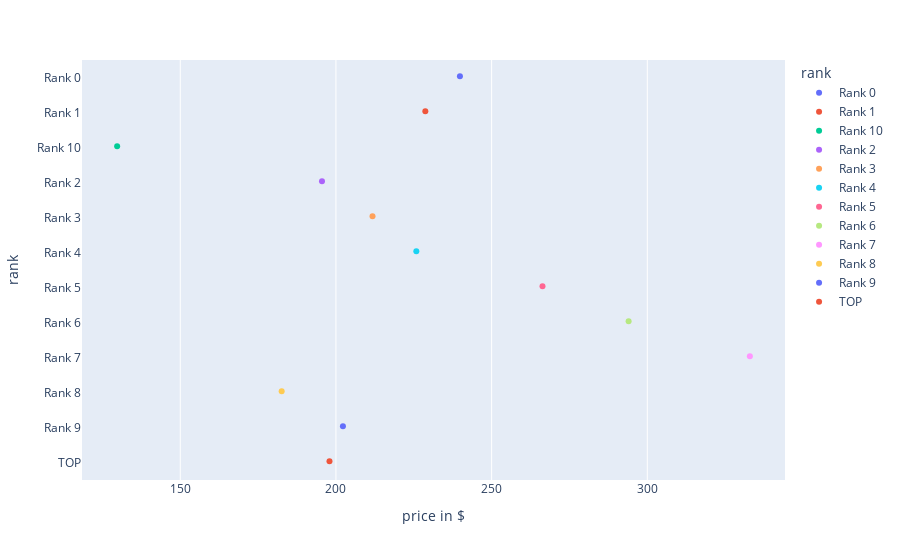

This figure's notebook cell:
### Code cell
def plot_category_wise_unsorted(category, threshold=100):
    freq = df_merged[category].value_counts()
    # Select frequent values. Value is in the index.
    frequent_values = freq[freq >= threshold].index
    # Return only rows with value frequency above threshold.
    df_temp = df_merged[df_merged[category].isin(frequent_values)]
    
    fig_category_avg_prices = px.strip(df_temp.groupby(category)[['price in $']].mean().reset_index(),
    x="price in $", y=category, color=category)

    fig_category_avg_prices.show()
    
plot_category_wise_unsorted('rank', 50)

### Figure 1 — Plotly figure (JSON) as saved in the notebook; plotly's stock layout.template omitted (floating-point values rounded to 4 significant figures)
{"data": [{"alignmentgroup": "True", "boxpoints": "all", "fillcolor": "rgba(255,255,255,0)", "hoveron": "points", "hovertemplate": "rank=%{y}<br>price in $=%{x}<extra></extra>", "legendgroup": "Rank 0", "line": {"color": "rgba(255,255,255,0)"}, "marker": {"color": "#636efa"}, "name": "Rank 0", "offsetgroup": "Rank 0", "orientation": "h", "pointpos": 0, "showlegend": true, "type": "box", "x": [239.8], "x0": " ", "xaxis": "x", "y": ["Rank 0"], "y0": " ", "yaxis": "y"}, {"alignmentgroup": "True", "boxpoints": "all", "fillcolor": "rgba(255,255,255,0)", "hoveron": "points", "hovertemplate": "rank=%{y}<br>price in $=%{x}<extra></extra>", "legendgroup": "Rank 1", "line": {"color": "rgba(255,255,255,0)"}, "marker": {"color": "#EF553B"}, "name": "Rank 1", "offsetgroup": "Rank 1", "orientation": "h", "pointpos": 0, "showlegend": true, "type": "box", "x": [228.7], "x0": " ", "xaxis": "x", "y": ["Rank 1"], "y0": " ", "yaxis": "y"}, {"alignmentgroup": "True", "boxpoints": "all", "fillcolor": "rgba(255,255,255,0)", "hoveron": "points", "hovertemplate": "rank=%{y}<br>price in $=%{x}<extra></extra>", "legendgroup": "Rank 10", "line": {"color": "rgba(255,255,255,0)"}, "marker": {"color": "#00cc96"}, "name": "Rank 10", "offsetgroup": "Rank 10", "orientation": "h", "pointpos": 0, "showlegend": true, "type": "box", "x": [129.7], "x0": " ", "xaxis": "x", "y": ["Rank 10"], "y0": " ", "yaxis": "y"}, {"alignmentgroup": "True", "boxpoints": "all", "fillcolor": "rgba(255,255,255,0)", "hoveron": "points", "hovertemplate": "rank=%{y}<br>price in $=%{x}<extra></extra>", "legendgroup": "Rank 2", "line": {"color": "rgba(255,255,255,0)"}, "marker": {"color": "#ab63fa"}, "name": "Rank 2", "offsetgroup": "Rank 2", "orientation": "h", "pointpos": 0, "showlegend": true, "type": "box", "x": [195.5], "x0": " ", "xaxis": "x", "y": ["Rank 2"], "y0": " ", "yaxis": "y"}, {"alignmentgroup": "True", "boxpoints": "all", "fillcolor": "rgba(255,255,255,0)", "hoveron": "points", "hovertemplate": "rank=%{y}<br>price in $=%{x}<extra></extra>", "legendgroup": "Rank 3", "line": {"color": "rgba(255,255,255,0)"}, "marker": {"color": "#FFA15A"}, "name": "Rank 3", "offsetgroup": "Rank 3", "orientation": "h", "pointpos": 0, "showlegend": true, "type": "box", "x": [211.7], "x0": " ", "xaxis": "x", "y": ["Rank 3"], "y0": " ", "yaxis": "y"}, {"alignmentgroup": "True", "boxpoints": "all", "fillcolor": "rgba(255,255,255,0)", "hoveron": "points", "hovertemplate": "rank=%{y}<br>price in $=%{x}<extra></extra>", "legendgroup": "Rank 4", "line": {"color": "rgba(255,255,255,0)"}, "marker": {"color": "#19d3f3"}, "name": "Rank 4", "offsetgroup": "Rank 4", "orientation": "h", "pointpos": 0, "showlegend": true, "type": "box", "x": [225.8], "x0": " ", "xaxis": "x", "y": ["Rank 4"], "y0": " ", "yaxis": "y"}, {"alignmentgroup": "True", "boxpoints": "all", "fillcolor": "rgba(255,255,255,0)", "hoveron": "points", "hovertemplate": "rank=%{y}<br>price in $=%{x}<extra></extra>", "legendgroup": "Rank 5", "line": {"color": "rgba(255,255,255,0)"}, "marker": {"color": "#FF6692"}, "name": "Rank 5", "offsetgroup": "Rank 5", "orientation": "h", "pointpos": 0, "showlegend": true, "type": "box", "x": [266.3], "x0": " ", "xaxis": "x", "y": ["Rank 5"], "y0": " ", "yaxis": "y"}, {"alignmentgroup": "True", "boxpoints": "all", "fillcolor": "rgba(255,255,255,0)", "hoveron": "points", "hovertemplate": "rank=%{y}<br>price in $=%{x}<extra></extra>", "legendgroup": "Rank 6", "line": {"color": "rgba(255,255,255,0)"}, "marker": {"color": "#B6E880"}, "name": "Rank 6", "offsetgroup": "Rank 6", "orientation": "h", "pointpos": 0, "showlegend": true, "type": "box", "x": [294.0], "x0": " ", "xaxis": "x", "y": ["Rank 6"], "y0": " ", "yaxis": "y"}, {"alignmentgroup": "True", "boxpoints": "all", "fillcolor": "rgba(255,255,255,0)", "hoveron": "points", "hovertemplate": "rank=%{y}<br>price in $=%{x}<extra></extra>", "legendgroup": "Rank 7", "line": {"color": "rgba(255,255,255,0)"}, "marker": {"color": "#FF97FF"}, "name": "Rank 7", "offsetgroup": "Rank 7", "orientation": "h", "pointpos": 0, "showlegend": true, "type": "box", "x": [332.9], "x0": " ", "xaxis": "x", "y": ["Rank 7"], "y0": " ", "yaxis": "y"}, {"alignmentgroup": "True", "boxpoints": "all", "fillcolor": "rgba(255,255,255,0)", "hoveron": "points", "hovertemplate": "rank=%{y}<br>price in $=%{x}<extra></extra>", "legendgroup": "Rank 8", "line": {"color": "rgba(255,255,255,0)"}, "marker": {"color": "#FECB52"}, "name": "Rank 8", "offsetgroup": "Rank 8", "orientation": "h", "pointpos": 0, "showlegend": true, "type": "box", "x": [182.6], "x0": " ", "xaxis": "x", "y": ["Rank 8"], "y0": " ", "yaxis": "y"}, {"alignmentgroup": "True", "boxpoints": "all", "fillcolor": "rgba(255,255,255,0)", "hoveron": "points", "hovertemplate": "rank=%{y}<br>price in $=%{x}<extra></extra>", "legendgroup": "Rank 9", "line": {"color": "rgba(255,255,255,0)"}, "marker": {"color": "#636efa"}, "name": "Rank 9", "offsetgroup": "Rank 9", "orientation": "h", "pointpos": 0, "showlegend": true, "type": "box", "x": [202.2], "x0": " ", "xaxis": "x", "y": ["Rank 9"], "y0": " ", "yaxis": "y"}, {"alignmentgroup": "True", "boxpoints": "all", "fillcolor": "rgba(255,255,255,0)", "hoveron": "points", "hovertemplate": "rank=%{y}<br>price in $=%{x}<extra></extra>", "legendgroup": "TOP", "line": {"color": "rgba(255,255,255,0)"}, "marker": {"color": "#EF553B"}, "name": "TOP", "offsetgroup": "TOP", "orientation": "h", "pointpos": 0, "showlegend": true, "type": "box", "x": [197.9], "x0": " ", "xaxis": "x", "y": ["TOP"], "y0": " ", "yaxis": "y"}], "layout": {"boxmode": "overlay", "legend": {"title": {"text": "rank"}, "tracegroupgap": 0}, "margin": {"t": 60}, "xaxis": {"anchor": "y", "domain": [0, 1], "title": {"text": "price in $"}}, "yaxis": {"anchor": "x", "categoryarray": ["TOP", "Rank 9", "Rank 8", "Rank 7", "Rank 6", "Rank 5", "Rank 4", "Rank 3", "Rank 2", "Rank 10", "Rank 1", "Rank 0"], "categoryorder": "array", "domain": [0, 1], "title": {"text": "rank"}}}}
